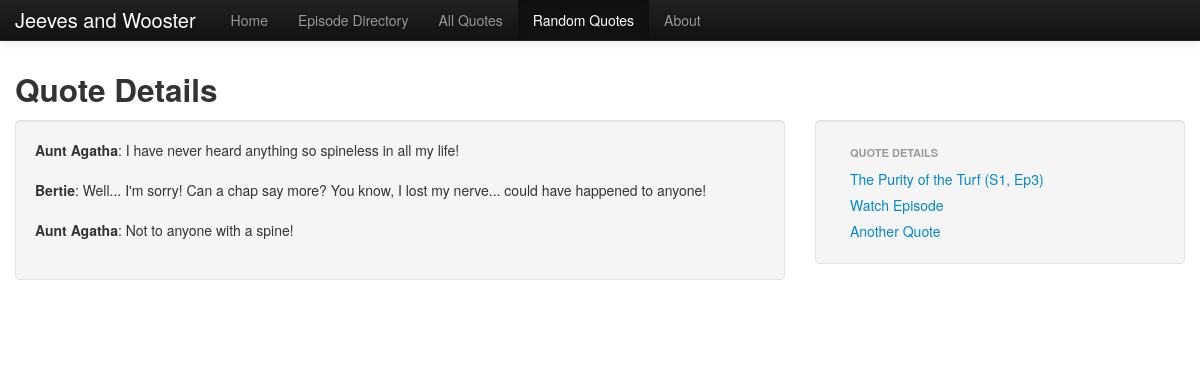
/quotes/16/, run on the app's committed database.
### episodes/models.py (models this page shows, shortened)
class Episode(models.Model):
    number = models.IntegerField()
    air_date = models.DateTimeField('air date', blank=True, null=True)
    season = models.ForeignKey(Season)
    name = models.CharField(max_length=100)
    video_link = models.CharField("Video link", max_length=500, blank=True)
    plot = models.TextField()

class Season(models.Model):
    number = models.IntegerField()
    def __unicode__(self):
        return str(self.number)

### cq/views.py (the view)
# urls.py: url(r'^(?P<quote_id>\d+)/$', views.detail),
def detail(request, quote_id):
    try:
        q = ComedyQuote.objects.get(pk=quote_id)
        episode = q.episode
    except ComedyQuote.DoesNotExist:
        raise Http404
    formatted_quote = format_quote(q.quote)
    return render_to_response('cq/detail.html', {'quote':q,
        'formatted_quote':formatted_quote, 'episode': episode},
            context_instance=RequestContext(request))

### cq/views.py (called while the page is built)
def format_quote(quote):
    q_lines = quote.split('\n')
    no_blank_lines = [i for i in q_lines if i.strip()]
    final_list = [i.split(':') for i in no_blank_lines]
    return final_list

### comedy/templates/cq/detail.html (shortened to what this page needs)
{% extends "base.html" %}
{% block navbar_class-randomquote %} active {% endblock %}
{% block content %}
<h2> Quote Details </h2>
<div class="row">
    <div class="span8">
        <div class="well">
            {% for line in formatted_quote %}
            <strong>{{ line.0 }}</strong>:
            {{ line.1 }}
            <br />
            <br />
            {% endfor %}
        </div>
    </div>
    <div class="span4">
        <div class="well sidebar-nav">
            <ul class="nav nav-list">
                <li class="nav-header">Quote Details</li>
                <li> <a href="/episodes/{{ episode.id }}/" >{{ episode.name }} (S{{ episode.season }}, Ep{{episode.number}})</a></li>
                <li> <a href= {{ episode.video_link }} target="_blank">Watch Episode</a>
                <li> <a href="/quotes/random" >Another Quote</a></li>
            </ul>
        </div>
    </div>
</div>
<br/>
{% endblock %}

### comedy/templates/base.html (style rules this page uses)
body { padding-top: 60px; padding-bottom: 40px; }

### data on the page
Episode: name "The Purity of the Turf", season "1", number "3"

### other printed values
{{ line.0 }} "Aunt Agatha" "Bertie" "Aunt Agatha"
{{ line.1 }} "I have never heard anything so spineless in all my life!" "Well... I'm sorry! Can a chap say more? You know, I lost my nerve... could have happened to anyone!" "Not to anyone with a spine!"
